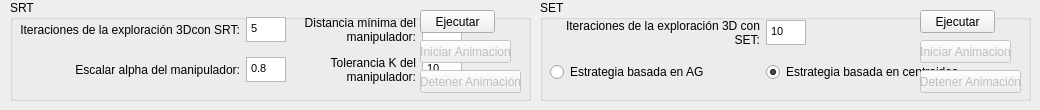
    <widget class="QWidget" name="tab_2">
     <attribute name="title">
      <string>Opciones de Exploracion 3D</string>
     </attribute>
     <widget class="QGroupBox" name="groupBox">
      <property name="geometry">
       <rect>
        <x>10</x>
        <y>0</y>
        <width>521</width>
        <height>101</height>
       </rect>
      </property>
      <property name="title">
       <string>SRT</string>
      </property>
      <widget class="QWidget" name="gridLayoutWidget_3">
       <property name="geometry">
        <rect>
         <x>10</x>
         <y>10</y>
         <width>442</width>
         <height>81</height>
        </rect>
       </property>
       <layout class="QGridLayout" name="gridLayout_3">
        <item row="0" column="2">
         <widget class="QLabel" name="label_20">
          <property name="text">
           <string>Distancia mínima del manipulador:</string>
          </property>
          <property name="alignment">
           <set>Qt::AlignRight|Qt::AlignTrailing|Qt::AlignVCenter</set>
          </property>
          <property name="wordWrap">
           <bool>true</bool>
          </property>
         </widget>
        </item>
        <item row="1" column="2">
         <widget class="QLabel" name="label_22">
          <property name="text">
           <string>Tolerancia K del manipulador:</string>
          </property>
          <property name="alignment">
           <set>Qt::AlignRight|Qt::AlignTrailing|Qt::AlignVCenter</set>
          </property>
          <property name="wordWrap">
           <bool>true</bool>
          </property>
         </widget>
        </item>
        <item row="1" column="3">
         <widget class="QTextEdit" name="txtIMax3D">
          <property name="maximumSize">
           <size>
            <width>40</width>
            <height>25</height>
           </size>
          </property>
          <property name="html">
           <string>&lt;!DOCTYPE HTML PUBLIC &quot;-//W3C//DTD HTML 4.0//EN&quot; &quot;http://www.w3.org/TR/REC-html40/strict.dtd&quot;&gt;
&lt;html&gt;&lt;head&gt;&lt;meta name=&quot;qrichtext&quot; content=&quot;1&quot; /&gt;&lt;style type=&quot;text/css&quot;&gt;
p, li { white-space: pre-wrap; }
&lt;/style&gt;&lt;/head&gt;&lt;body style=&quot; font-family:'.Helvetica Neue DeskInterface'; font-size:13pt; font-weight:400; font-style:normal;&quot;&gt;
&lt;p style=&quot; margin-top:0px; margin-bottom:0px; margin-left:0px; margin-right:0px; -qt-block-indent:0; text-indent:0px;&quot;&gt;&lt;span style=&quot; font-family:'MS Shell Dlg 2'; font-size:8pt;&quot;&gt;10&lt;/span&gt;&lt;/p&gt;&lt;/body&gt;&lt;/html&gt;</string>
          </property>
         </widget>
        </item>
        <item row="1" column="1">
         <widget class="QTextEdit" name="txtAlpha3D">
          <property name="minimumSize">
           <size>
            <width>40</width>
            <height>25</height>
           </size>
          </property>
          <property name="maximumSize">
           <size>
            <width>40</width>
            <height>25</height>
           </size>
          </property>
          <property name="html">
           <string>&lt;!DOCTYPE HTML PUBLIC &quot;-//W3C//DTD HTML 4.0//EN&quot; &quot;http://www.w3.org/TR/REC-html40/strict.dtd&quot;&gt;
&lt;html&gt;&lt;head&gt;&lt;meta name=&quot;qrichtext&quot; content=&quot;1&quot; /&gt;&lt;style type=&quot;text/css&quot;&gt;
p, li { white-space: pre-wrap; }
&lt;/style&gt;&lt;/head&gt;&lt;body style=&quot; font-family:'.Helvetica Neue DeskInterface'; font-size:13pt; font-weight:400; font-style:normal;&quot;&gt;
&lt;p style=&quot; margin-top:0px; margin-bottom:0px; margin-left:0px; margin-right:0px; -qt-block-indent:0; text-indent:0px;&quot;&gt;&lt;span style=&quot; font-family:'MS Shell Dlg 2'; font-size:8pt;&quot;&gt;0.8&lt;/span&gt;&lt;/p&gt;&lt;/body&gt;&lt;/html&gt;</string>
          </property>
         </widget>
        </item>
        <item row="0" column="1">
         <widget class="QTextEdit" name="txtKMax3D">
          <property name="minimumSize">
           <size>
            <width>40</width>
            <height>25</height>
           </size>
          </property>
          <property name="maximumSize">
           <size>
            <width>40</width>
            <height>25</height>
           </size>
          </property>
          <property name="html">
           <string>&lt;!DOCTYPE HTML PUBLIC &quot;-//W3C//DTD HTML 4.0//EN&quot; &quot;http://www.w3.org/TR/REC-html40/strict.dtd&quot;&gt;
&lt;html&gt;&lt;head&gt;&lt;meta name=&quot;qrichtext&quot; content=&quot;1&quot; /&gt;&lt;style type=&quot;text/css&quot;&gt;
p, li { white-space: pre-wrap; }
&lt;/style&gt;&lt;/head&gt;&lt;body style=&quot; font-family:'.Helvetica Neue DeskInterface'; font-size:13pt; font-weight:400; font-style:normal;&quot;&gt;
&lt;p style=&quot; margin-top:0px; margin-bottom:0px; margin-left:0px; margin-right:0px; -qt-block-indent:0; text-indent:0px;&quot;&gt;&lt;span style=&quot; font-family:'MS Shell Dlg 2'; font-size:8pt;&quot;&gt;5&lt;/span&gt;&lt;/p&gt;&lt;/body&gt;&lt;/html&gt;</string>
          </property>
         </widget>
        </item>
        <item row="0" column="3">
         <widget class="QTextEdit" name="txtDMin3D">
          <property name="minimumSize">
           <size>
            <width>40</width>
            <height>25</height>
           </size>
          </property>
          <property name="maximumSize">
           <size>
            <width>40</width>
            <height>25</height>
           </size>
          </property>
          <property name="html">
           <string>&lt;!DOCTYPE HTML PUBLIC &quot;-//W3C//DTD HTML 4.0//EN&quot; &quot;http://www.w3.org/TR/REC-html40/strict.dtd&quot;&gt;
&lt;html&gt;&lt;head&gt;&lt;meta name=&quot;qrichtext&quot; content=&quot;1&quot; /&gt;&lt;style type=&quot;text/css&quot;&gt;
p, li { white-space: pre-wrap; }
&lt;/style&gt;&lt;/head&gt;&lt;body style=&quot; font-family:'.Helvetica Neue DeskInterface'; font-size:13pt; font-weight:400; font-style:normal;&quot;&gt;
&lt;p style=&quot; margin-top:0px; margin-bottom:0px; margin-left:0px; margin-right:0px; -qt-block-indent:0; text-indent:0px;&quot;&gt;&lt;span style=&quot; font-family:'MS Shell Dlg 2'; font-size:8pt;&quot;&gt;0.6&lt;/span&gt;&lt;/p&gt;&lt;/body&gt;&lt;/html&gt;</string>
          </property>
         </widget>
        </item>
        <item row="1" column="0">
         <widget class="QLabel" name="label_19">
          <property name="text">
           <string>Escalar alpha del manipulador:</string>
          </property>
          <property name="alignment">
           <set>Qt::AlignRight|Qt::AlignTrailing|Qt::AlignVCenter</set>
          </property>
          <property name="wordWrap">
           <bool>true</bool>
          </property>
         </widget>
        </item>
        <item row="0" column="0">
         <widget class="QLabel" name="label_21">
          <property name="text">
           <string>Iteraciones de la exploración 3Dcon SRT:</string>
          </property>
          <property name="alignment">
           <set>Qt::AlignRight|Qt::AlignTrailing|Qt::AlignVCenter</set>
          </property>
          <property name="wordWrap">
           <bool>false</bool>
          </property>
         </widget>
        </item>
       </layout>
      </widget>
      <widget class="QPushButton" name="pushButton_3">
       <property name="geometry">
        <rect>
         <x>410</x>
         <y>10</y>
         <width>75</width>
         <height>23</height>
        </rect>
       </property>
       <property name="text">
        <string>Ejecutar</string>
       </property>
      </widget>
      <widget class="QPushButton" name="btnIniciarAnimacion3D">
       <property name="enabled">
        <bool>false</bool>
       </property>
       <property name="geometry">
        <rect>
         <x>410</x>
         <y>40</y>
         <width>91</width>
         <height>23</height>
        </rect>
       </property>
       <property name="text">
        <string>Iniciar Animacion</string>
       </property>
      </widget>
      <widget class="QPushButton" name="btnDetenerAnimacion3D">
       <property name="enabled">
        <bool>false</bool>
       </property>
       <property name="geometry">
        <rect>
         <x>410</x>
         <y>70</y>
         <width>101</width>
         <height>23</height>
        </rect>
       </property>
       <property name="text">
        <string>Detener Animación</string>
       </property>
      </widget>
     </widget>
     <widget class="QGroupBox" name="groupBox_2">
      <property name="geometry">
       <rect>
        <x>540</x>
        <y>0</y>
        <width>491</width>
        <height>101</height>
       </rect>
      </property>
      <property name="title">
       <string>SET</string>
      </property>
      <widget class="QWidget" name="gridLayoutWidget_5">
       <property name="geometry">
        <rect>
         <x>10</x>
         <y>10</y>
         <width>413</width>
         <height>81</height>
        </rect>
       </property>
       <layout class="QGridLayout" name="gridLayout_5">
        <item row="0" column="0">
         <widget class="QLabel" name="label_23">
          <property name="text">
           <string>Iteraciones de la exploración 3D con SET:</string>
          </property>
          <property name="alignment">
           <set>Qt::AlignRight|Qt::AlignTrailing|Qt::AlignVCenter</set>
          </property>
          <property name="wordWrap">
           <bool>true</bool>
          </property>
         </widget>
        </item>
        <item row="0" column="1">
         <widget class="QTextEdit" name="txtIteracionesSET">
          <property name="maximumSize">
           <size>
            <width>40</width>
            <height>25</height>
           </size>
          </property>
          <property name="html">
           <string>&lt;!DOCTYPE HTML PUBLIC &quot;-//W3C//DTD HTML 4.0//EN&quot; &quot;http://www.w3.org/TR/REC-html40/strict.dtd&quot;&gt;
&lt;html&gt;&lt;head&gt;&lt;meta name=&quot;qrichtext&quot; content=&quot;1&quot; /&gt;&lt;style type=&quot;text/css&quot;&gt;
p, li { white-space: pre-wrap; }
&lt;/style&gt;&lt;/head&gt;&lt;body style=&quot; font-family:'.Helvetica Neue DeskInterface'; font-size:13pt; font-weight:400; font-style:normal;&quot;&gt;
&lt;p style=&quot; margin-top:0px; margin-bottom:0px; margin-left:0px; margin-right:0px; -qt-block-indent:0; text-indent:0px;&quot;&gt;&lt;span style=&quot; font-family:'MS Shell Dlg 2'; font-size:8pt;&quot;&gt;10&lt;/span&gt;&lt;/p&gt;&lt;/body&gt;&lt;/html&gt;</string>
          </property>
         </widget>
        </item>
        <item row="1" column="0">
         <widget class="QRadioButton" name="radioEstrategiaAG">
          <property name="text">
           <string>Estrategia basada en AG</string>
          </property>
          <property name="checked">
           <bool>false</bool>
          </property>
         </widget>
        </item>
        <item row="1" column="1">
         <widget class="QRadioButton" name="radioEstrategiaCentroides">
          <property name="text">
           <string>Estrategia basada en centroides</string>
          </property>
          <property name="checked">
           <bool>true</bool>
          </property>
         </widget>
        </item>
       </layout>
      </widget>
      <widget class="QPushButton" name="btnIniciarAnimacionSET">
       <property name="enabled">
        <bool>false</bool>
       </property>
       <property name="geometry">
        <rect>
         <x>380</x>
         <y>40</y>
         <width>91</width>
         <height>23</height>
        </rect>
       </property>
       <property name="text">
        <string>Iniciar Animacion</string>
       </property>
      </widget>
      <widget class="QPushButton" name="btnEjecutarSET">
       <property name="geometry">
        <rect>
         <x>380</x>
         <y>10</y>
         <width>75</width>
         <height>23</height>
        </rect>
       </property>
       <property name="text">
        <string>Ejecutar</string>
       </property>
      </widget>
      <widget class="QPushButton" name="btnDetenerAnimacionSET">
       <property name="enabled">
        <bool>false</bool>
       </property>
       <property name="geometry">
        <rect>
         <x>380</x>
         <y>70</y>
         <width>101</width>
         <height>23</height>
        </rect>
       </property>
       <property name="text">
        <string>Detener Animación</string>
       </property>
      </widget>
     </widget>
    </widget>
